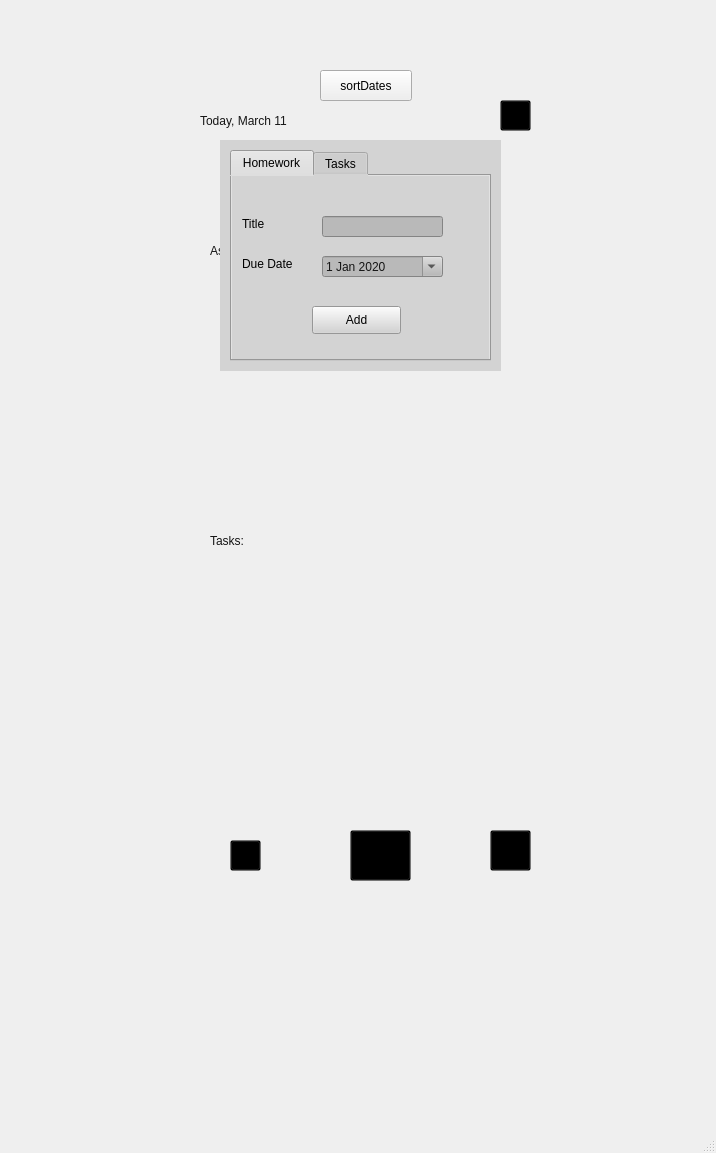
<?xml version="1.0" encoding="UTF-8"?>
<ui version="4.0">
 <class>MainWindow</class>
 <widget class="QMainWindow" name="MainWindow">
  <property name="geometry">
   <rect>
    <x>0</x>
    <y>0</y>
    <width>716</width>
    <height>1153</height>
   </rect>
  </property>
  <property name="windowTitle">
   <string>MainWindow</string>
  </property>
  <widget class="QWidget" name="centralwidget">
   <widget class="QStackedWidget" name="stackedWidget">
    <property name="geometry">
     <rect>
      <x>190</x>
      <y>190</y>
      <width>381</width>
      <height>631</height>
     </rect>
    </property>
    <property name="styleSheet">
     <string notr="true">background-color:transparent;</string>
    </property>
    <property name="currentIndex">
     <number>0</number>
    </property>
    <widget class="QWidget" name="dashPage">
     <widget class="QLabel" name="assignmentLabel">
      <property name="geometry">
       <rect>
        <x>20</x>
        <y>40</y>
        <width>101</width>
        <height>41</height>
       </rect>
      </property>
      <property name="styleSheet">
       <string notr="true">color: rgb(21, 21, 21);</string>
      </property>
      <property name="text">
       <string>Assignments:</string>
      </property>
     </widget>
     <widget class="QLabel" name="taskslabel">
      <property name="geometry">
       <rect>
        <x>20</x>
        <y>340</y>
        <width>51</width>
        <height>21</height>
       </rect>
      </property>
      <property name="styleSheet">
       <string notr="true">color: rgb(21, 21, 21);</string>
      </property>
      <property name="text">
       <string>Tasks:</string>
      </property>
     </widget>
     <widget class="QWidget" name="verticalLayoutWidget">
      <property name="geometry">
       <rect>
        <x>20</x>
        <y>80</y>
        <width>341</width>
        <height>251</height>
       </rect>
      </property>
      <layout class="QVBoxLayout" name="homeworkLayout">
       <property name="sizeConstraint">
        <enum>QLayout::SetDefaultConstraint</enum>
       </property>
       <property name="leftMargin">
        <number>0</number>
       </property>
      </layout>
     </widget>
     <widget class="QWidget" name="verticalLayoutWidget_3">
      <property name="geometry">
       <rect>
        <x>20</x>
        <y>370</y>
        <width>341</width>
        <height>251</height>
       </rect>
      </property>
      <layout class="QVBoxLayout" name="taskLayout">
       <property name="sizeConstraint">
        <enum>QLayout::SetDefaultConstraint</enum>
       </property>
      </layout>
     </widget>
    </widget>
    <widget class="QWidget" name="hwPage">
     <widget class="QWidget" name="verticalLayoutWidget_2">
      <property name="geometry">
       <rect>
        <x>20</x>
        <y>60</y>
        <width>341</width>
        <height>571</height>
       </rect>
      </property>
      <layout class="QVBoxLayout" name="hwFullLayout"/>
     </widget>
    </widget>
    <widget class="QWidget" name="taskPage">
     <widget class="QWidget" name="verticalLayoutWidget_4">
      <property name="geometry">
       <rect>
        <x>20</x>
        <y>60</y>
        <width>341</width>
        <height>571</height>
       </rect>
      </property>
      <layout class="QVBoxLayout" name="taskFullLayout"/>
     </widget>
    </widget>
   </widget>
   <widget class="QLabel" name="label">
    <property name="geometry">
     <rect>
      <x>40</x>
      <y>-10</y>
      <width>671</width>
      <height>971</height>
     </rect>
    </property>
    <property name="styleSheet">
     <string notr="true">border-image: url(:/Images/Images/5cb0633d80f2cf201a4c3253.png);
background-color:transparent;</string>
    </property>
    <property name="text">
     <string/>
    </property>
   </widget>
   <widget class="QPushButton" name="taskIcon">
    <property name="geometry">
     <rect>
      <x>490</x>
      <y>830</y>
      <width>41</width>
      <height>41</height>
     </rect>
    </property>
    <property name="styleSheet">
     <string notr="true">border-image: url(:/Images/Images/checklist.png);
background-color:transparent;</string>
    </property>
    <property name="text">
     <string/>
    </property>
   </widget>
   <widget class="QPushButton" name="dashIcon">
    <property name="geometry">
     <rect>
      <x>230</x>
      <y>840</y>
      <width>31</width>
      <height>31</height>
     </rect>
    </property>
    <property name="styleSheet">
     <string notr="true">border-image: url(:/Images/Images/cube dashboard.png);
background-color:transparent;</string>
    </property>
    <property name="text">
     <string/>
    </property>
   </widget>
   <widget class="QPushButton" name="hwIcon">
    <property name="geometry">
     <rect>
      <x>350</x>
      <y>830</y>
      <width>61</width>
      <height>51</height>
     </rect>
    </property>
    <property name="styleSheet">
     <string notr="true">border-image: url(:/Images/Images/homework.png);
background-color:transparent;</string>
    </property>
    <property name="text">
     <string/>
    </property>
   </widget>
   <widget class="QLabel" name="dateLabel">
    <property name="geometry">
     <rect>
      <x>200</x>
      <y>100</y>
      <width>181</width>
      <height>41</height>
     </rect>
    </property>
    <property name="styleSheet">
     <string notr="true">color: rgb(21, 21, 21);
font: 12pt &quot;MS Shell Dlg 2&quot;;</string>
    </property>
    <property name="text">
     <string>Today, March 11</string>
    </property>
   </widget>
   <widget class="QPushButton" name="addButton">
    <property name="geometry">
     <rect>
      <x>500</x>
      <y>100</y>
      <width>31</width>
      <height>31</height>
     </rect>
    </property>
    <property name="styleSheet">
     <string notr="true">border-image: url(:/Images/Images/add.png);
background-color:transparent;</string>
    </property>
    <property name="text">
     <string/>
    </property>
   </widget>
   <widget class="QWidget" name="addWidget" native="true">
    <property name="enabled">
     <bool>true</bool>
    </property>
    <property name="geometry">
     <rect>
      <x>220</x>
      <y>140</y>
      <width>281</width>
      <height>231</height>
     </rect>
    </property>
    <property name="autoFillBackground">
     <bool>false</bool>
    </property>
    <property name="styleSheet">
     <string notr="true">background-color:lightgray;</string>
    </property>
    <widget class="QLabel" name="label_2">
     <property name="geometry">
      <rect>
       <x>30</x>
       <y>30</y>
       <width>58</width>
       <height>16</height>
      </rect>
     </property>
     <property name="text">
      <string>testink</string>
     </property>
    </widget>
    <widget class="QTabWidget" name="tabWidget">
     <property name="geometry">
      <rect>
       <x>10</x>
       <y>10</y>
       <width>261</width>
       <height>211</height>
      </rect>
     </property>
     <property name="currentIndex">
      <number>0</number>
     </property>
     <widget class="QWidget" name="homeworkTab">
      <attribute name="title">
       <string>Homework</string>
      </attribute>
      <widget class="QLineEdit" name="homeworkTitle">
       <property name="geometry">
        <rect>
         <x>90</x>
         <y>40</y>
         <width>121</width>
         <height>21</height>
        </rect>
       </property>
       <property name="styleSheet">
        <string notr="true">background-color: rgb(185, 185, 185);</string>
       </property>
      </widget>
      <widget class="QDateEdit" name="homeworkDate">
       <property name="geometry">
        <rect>
         <x>90</x>
         <y>80</y>
         <width>121</width>
         <height>21</height>
        </rect>
       </property>
       <property name="styleSheet">
        <string notr="true">background-color: rgb(185, 185, 185);
color: rgb(21, 21, 21);</string>
       </property>
       <property name="calendarPopup">
        <bool>true</bool>
       </property>
       <property name="date">
        <date>
         <year>2020</year>
         <month>1</month>
         <day>1</day>
        </date>
       </property>
      </widget>
      <widget class="QPushButton" name="homeworkAdd">
       <property name="geometry">
        <rect>
         <x>80</x>
         <y>130</y>
         <width>89</width>
         <height>28</height>
        </rect>
       </property>
       <property name="text">
        <string>Add</string>
       </property>
      </widget>
      <widget class="QLabel" name="label_5">
       <property name="geometry">
        <rect>
         <x>10</x>
         <y>40</y>
         <width>58</width>
         <height>16</height>
        </rect>
       </property>
       <property name="text">
        <string>Title</string>
       </property>
      </widget>
      <widget class="QLabel" name="label_6">
       <property name="geometry">
        <rect>
         <x>10</x>
         <y>80</y>
         <width>58</width>
         <height>16</height>
        </rect>
       </property>
       <property name="text">
        <string>Due Date</string>
       </property>
      </widget>
     </widget>
     <widget class="QWidget" name="taskTab">
      <attribute name="title">
       <string>Tasks</string>
      </attribute>
      <widget class="QLineEdit" name="taskTitle">
       <property name="geometry">
        <rect>
         <x>90</x>
         <y>40</y>
         <width>121</width>
         <height>21</height>
        </rect>
       </property>
       <property name="styleSheet">
        <string notr="true">background-color: rgb(185, 185, 185);</string>
       </property>
      </widget>
      <widget class="QPushButton" name="taskAdd">
       <property name="geometry">
        <rect>
         <x>80</x>
         <y>130</y>
         <width>89</width>
         <height>28</height>
        </rect>
       </property>
       <property name="text">
        <string>Add</string>
       </property>
      </widget>
      <widget class="QDateEdit" name="taskDate">
       <property name="geometry">
        <rect>
         <x>90</x>
         <y>80</y>
         <width>121</width>
         <height>21</height>
        </rect>
       </property>
       <property name="styleSheet">
        <string notr="true">background-color: rgb(185, 185, 185);
color: rgb(21, 21, 21);</string>
       </property>
       <property name="calendarPopup">
        <bool>true</bool>
       </property>
       <property name="date">
        <date>
         <year>2020</year>
         <month>1</month>
         <day>1</day>
        </date>
       </property>
      </widget>
      <widget class="QLabel" name="label_3">
       <property name="geometry">
        <rect>
         <x>10</x>
         <y>40</y>
         <width>58</width>
         <height>16</height>
        </rect>
       </property>
       <property name="text">
        <string>Title</string>
       </property>
      </widget>
      <widget class="QLabel" name="label_4">
       <property name="geometry">
        <rect>
         <x>10</x>
         <y>80</y>
         <width>58</width>
         <height>16</height>
        </rect>
       </property>
       <property name="text">
        <string>Due Date</string>
       </property>
      </widget>
     </widget>
    </widget>
   </widget>
   <widget class="QPushButton" name="sortDates">
    <property name="geometry">
     <rect>
      <x>320</x>
      <y>70</y>
      <width>92</width>
      <height>31</height>
     </rect>
    </property>
    <property name="text">
     <string>sortDates</string>
    </property>
   </widget>
   <zorder>label</zorder>
   <zorder>stackedWidget</zorder>
   <zorder>taskIcon</zorder>
   <zorder>dashIcon</zorder>
   <zorder>hwIcon</zorder>
   <zorder>dateLabel</zorder>
   <zorder>addButton</zorder>
   <zorder>addWidget</zorder>
   <zorder>sortDates</zorder>
  </widget>
  <widget class="QMenuBar" name="menubar">
   <property name="geometry">
    <rect>
     <x>0</x>
     <y>0</y>
     <width>716</width>
     <height>29</height>
    </rect>
   </property>
  </widget>
  <widget class="QStatusBar" name="statusbar"/>
 </widget>
 <resources/>
 <connections/>
</ui>
